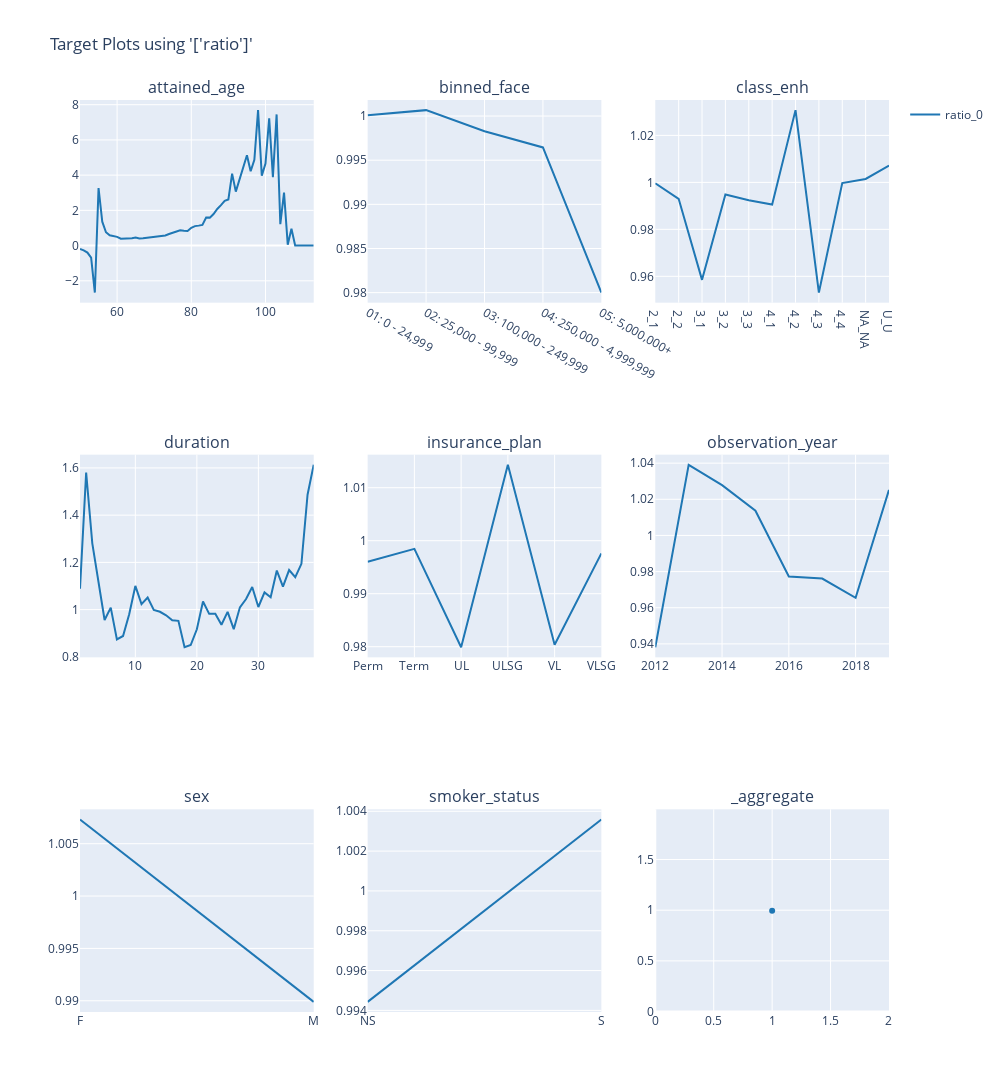

Notebook code for this chart:
### Code cell
charters.target(
    df=model_data,
    target="ratio",
    cols=3,
    features=model_features,
    numerator=["death_claim_amount"],
    denominator=["exp_amt_lr"],
)

### Figure 1 — Plotly figure (JSON) as saved in the notebook; plotly's stock layout.template omitted (floating-point values rounded to 4 significant figures)
{"data": [{"line": {"color": "#1F77B4"}, "mode": "lines", "name": "ratio_0", "showlegend": true, "type": "scatter", "x": [50, 51, 52, 53, 54, 55, 56, 57, 58, 59, 60, 61, 62, 63, 64, 65, 66, 67, 68, 69, 70, 71, 72, 73, 74, 75, 76, 77, 78, 79, 80, 81, 82, 83, 84, 85, 86, 87, 88, 89, 90, 91, 92, 93, 94, 95, 96, 97, 98, 99, 100, 101, 102, 103, 104, 105, 106, 107, 108, 109, 110, 111, 112, 113], "xaxis": "x", "y": [-0.1918, -0.2717, -0.3993, -0.6896, -2.665, 3.27, 1.357, 0.7592, 0.5878, 0.5337, 0.4973, 0.3913, 0.3897, 0.3998, 0.4167, 0.4532, 0.4024, 0.4112, 0.4408, 0.4616, 0.5026, 0.5518, 0.5729, 0.5704, 0.6547, 0.734, 0.8032, 0.8707, 0.8477, 0.8321, 1.011, 1.106, 1.134, 1.171, 1.595, 1.588, 1.793, 2.081, 2.296, 2.546, 2.618, 4.084, 3.063, 3.734, 4.441, 5.125, 4.224, 4.87, 7.691, 3.972, 4.657, 7.232, 3.878, 7.448, 1.217, 3.004, 0.05083, 0.9518, 0.0, 0.0, 0.0, 0.0, 0.0, 0.0], "yaxis": "y"}, {"line": {"color": "#1F77B4"}, "mode": "lines", "name": "ratio_0", "showlegend": false, "type": "scatter", "x": ["01: 0 - 24,999", "02: 25,000 - 99,999", "03: 100,000 - 249,999", "04: 250,000 - 4,999,999", "05: 5,000,000+"], "xaxis": "x2", "y": [1.0, 1.001, 0.9983, 0.9964, 0.98], "yaxis": "y2"}, {"line": {"color": "#1F77B4"}, "mode": "lines", "name": "ratio_0", "showlegend": false, "type": "scatter", "x": ["2_1", "2_2", "3_1", "3_2", "3_3", "4_1", "4_2", "4_3", "4_4", "NA_NA", "U_U"], "xaxis": "x3", "y": [0.9996, 0.993, 0.9585, 0.9949, 0.9924, 0.9905, 1.031, 0.9531, 0.9997, 1.001, 1.007], "yaxis": "y3"}, {"line": {"color": "#1F77B4"}, "mode": "lines", "name": "ratio_0", "showlegend": false, "type": "scatter", "x": [1, 2, 3, 4, 5, 6, 7, 8, 9, 10, 11, 12, 13, 14, 15, 16, 17, 18, 19, 20, 21, 22, 23, 24, 25, 26, 27, 28, 29, 30, 31, 32, 33, 34, 35, 36, 37, 38, 39], "xaxis": "x4", "y": [1.088, 1.581, 1.281, 1.117, 0.956, 1.008, 0.8734, 0.8882, 0.9807, 1.1, 1.023, 1.051, 0.9989, 0.9906, 0.976, 0.9549, 0.9525, 0.8407, 0.85, 0.9166, 1.034, 0.9819, 0.982, 0.9359, 0.9905, 0.9172, 1.009, 1.045, 1.095, 1.011, 1.073, 1.052, 1.165, 1.098, 1.168, 1.137, 1.194, 1.486, 1.613], "yaxis": "y4"}, {"line": {"color": "#1F77B4"}, "mode": "lines", "name": "ratio_0", "showlegend": false, "type": "scatter", "x": ["Perm", "Term", "UL", "ULSG", "VL", "VLSG"], "xaxis": "x5", "y": [0.996, 0.9985, 0.9799, 1.014, 0.9804, 0.9976], "yaxis": "y5"}, {"line": {"color": "#1F77B4"}, "mode": "lines", "name": "ratio_0", "showlegend": false, "type": "scatter", "x": [2012, 2013, 2014, 2015, 2016, 2017, 2018, 2019], "xaxis": "x6", "y": [0.9382, 1.039, 1.028, 1.014, 0.9773, 0.9761, 0.9655, 1.025], "yaxis": "y6"}, {"line": {"color": "#1F77B4"}, "mode": "lines", "name": "ratio_0", "showlegend": false, "type": "scatter", "x": ["F", "M"], "xaxis": "x7", "y": [1.007, 0.9899], "yaxis": "y7"}, {"line": {"color": "#1F77B4"}, "mode": "lines", "name": "ratio_0", "showlegend": false, "type": "scatter", "x": ["NS", "S"], "xaxis": "x8", "y": [0.9944, 1.004], "yaxis": "y8"}, {"line": {"color": "#1F77B4"}, "mode": "markers", "name": "ratio_0", "showlegend": false, "type": "scatter", "x": [1], "xaxis": "x9", "y": [0.9953], "yaxis": "y9"}], "layout": {"annotations": [{"font": {"size": 16}, "showarrow": false, "text": "attained_age", "x": 0.1444, "xanchor": "center", "xref": "paper", "y": 1, "yanchor": "bottom", "yref": "paper"}, {"font": {"size": 16}, "showarrow": false, "text": "binned_face", "x": 0.5, "xanchor": "center", "xref": "paper", "y": 1, "yanchor": "bottom", "yref": "paper"}, {"font": {"size": 16}, "showarrow": false, "text": "class_enh", "x": 0.8556, "xanchor": "center", "xref": "paper", "y": 1, "yanchor": "bottom", "yref": "paper"}, {"font": {"size": 16}, "showarrow": false, "text": "duration", "x": 0.1444, "xanchor": "center", "xref": "paper", "y": 0.6111, "yanchor": "bottom", "yref": "paper"}, {"font": {"size": 16}, "showarrow": false, "text": "insurance_plan", "x": 0.5, "xanchor": "center", "xref": "paper", "y": 0.6111, "yanchor": "bottom", "yref": "paper"}, {"font": {"size": 16}, "showarrow": false, "text": "observation_year", "x": 0.8556, "xanchor": "center", "xref": "paper", "y": 0.6111, "yanchor": "bottom", "yref": "paper"}, {"font": {"size": 16}, "showarrow": false, "text": "sex", "x": 0.1444, "xanchor": "center", "xref": "paper", "y": 0.2222, "yanchor": "bottom", "yref": "paper"}, {"font": {"size": 16}, "showarrow": false, "text": "smoker_status", "x": 0.5, "xanchor": "center", "xref": "paper", "y": 0.2222, "yanchor": "bottom", "yref": "paper"}, {"font": {"size": 16}, "showarrow": false, "text": "_aggregate", "x": 0.8556, "xanchor": "center", "xref": "paper", "y": 0.2222, "yanchor": "bottom", "yref": "paper"}], "height": 1200, "title": {"text": "Target Plots using '['ratio']'"}, "width": 1000, "xaxis": {"anchor": "y", "domain": [0, 0.2889]}, "xaxis2": {"anchor": "y2", "domain": [0.3556, 0.6444]}, "xaxis3": {"anchor": "y3", "domain": [0.7111, 1]}, "xaxis4": {"anchor": "y4", "domain": [0, 0.2889]}, "xaxis5": {"anchor": "y5", "domain": [0.3556, 0.6444]}, "xaxis6": {"anchor": "y6", "domain": [0.7111, 1]}, "xaxis7": {"anchor": "y7", "domain": [0, 0.2889]}, "xaxis8": {"anchor": "y8", "domain": [0.3556, 0.6444]}, "xaxis9": {"anchor": "y9", "domain": [0.7111, 1]}, "yaxis": {"anchor": "x", "domain": [0.7778, 1]}, "yaxis2": {"anchor": "x2", "domain": [0.7778, 1]}, "yaxis3": {"anchor": "x3", "domain": [0.7778, 1]}, "yaxis4": {"anchor": "x4", "domain": [0.3889, 0.6111]}, "yaxis5": {"anchor": "x5", "domain": [0.3889, 0.6111]}, "yaxis6": {"anchor": "x6", "domain": [0.3889, 0.6111]}, "yaxis7": {"anchor": "x7", "domain": [0, 0.2222]}, "yaxis8": {"anchor": "x8", "domain": [0, 0.2222]}, "yaxis9": {"anchor": "x9", "domain": [0, 0.2222]}}}
